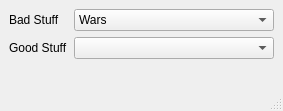
<?xml version="1.0" encoding="UTF-8"?>
<ui version="4.0">
 <class>MainWindow</class>
 <widget class="QMainWindow" name="MainWindow">
  <property name="geometry">
   <rect>
    <x>0</x>
    <y>0</y>
    <width>142</width>
    <height>111</height>
   </rect>
  </property>
  <property name="windowTitle">
   <string>MainWindow</string>
  </property>
  <widget class="QWidget" name="centralwidget">
   <layout class="QFormLayout" name="formLayout">
    <item row="0" column="0">
     <widget class="QLabel" name="label">
      <property name="text">
       <string>Bad Stuff</string>
      </property>
     </widget>
    </item>
    <item row="0" column="1">
     <widget class="QComboBox" name="badCombo">
      <item>
       <property name="text">
        <string>Wars</string>
       </property>
      </item>
      <item>
       <property name="text">
        <string>Mispellinks</string>
       </property>
      </item>
      <item>
       <property name="text">
        <string>Corona (The virus not the beer)</string>
       </property>
      </item>
     </widget>
    </item>
    <item row="1" column="0">
     <widget class="QLabel" name="label_2">
      <property name="text">
       <string>Good Stuff</string>
      </property>
     </widget>
    </item>
    <item row="1" column="1">
     <widget class="QComboBox" name="goodCombo"/>
    </item>
   </layout>
  </widget>
  <widget class="QMenuBar" name="menubar">
   <property name="geometry">
    <rect>
     <x>0</x>
     <y>0</y>
     <width>142</width>
     <height>21</height>
    </rect>
   </property>
  </widget>
  <widget class="QStatusBar" name="statusbar"/>
 </widget>
 <resources/>
 <connections/>
</ui>
